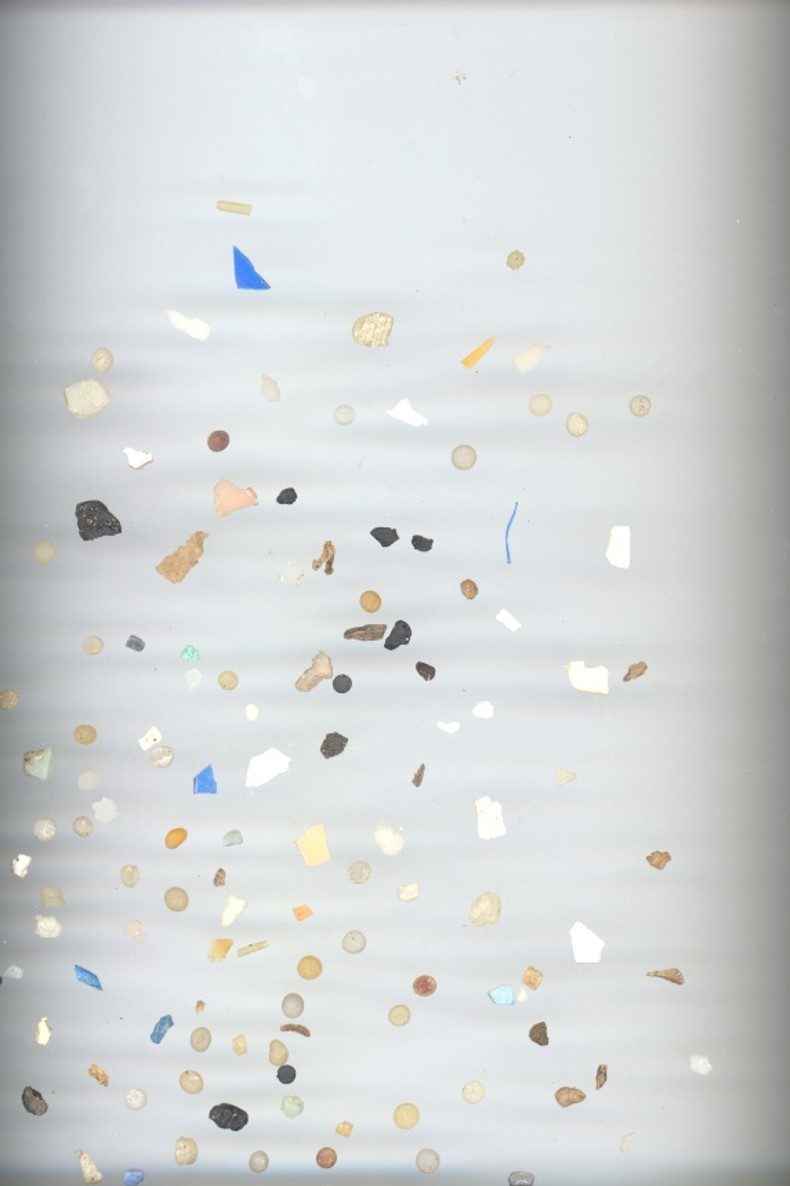
#> input picture OneDrive/Documentos/VC/VC/P3/MPs_test.jpg, 790 x 1186 px, given in place of the camera
$ jupyter execute VC_P1.ipynb   (text cells are left out)
#> lines starting #> are read from the running program, lines starting #| are printed output that depends on the picture; after the words box and inside, x2 and y2 are one past the last pixel; in counts of white or black regions, pixels touching at a corner belong together
[cell 1]
import cv2
import numpy as np
import matplotlib.pyplot as plt

[cell 2]
tablero = np.zeros((800,800,1), dtype=np.uint8,)
for j in range(8):
    if j % 2 != 0:
        c = 1
    else:
        c = 0
    for i in range(4):
        tablero[j*100 + 0:j*100 +100, c*100+0+200*i:c*100+100+200*i] = 255
plt.imshow(tablero, cmap='gray')
plt.show()
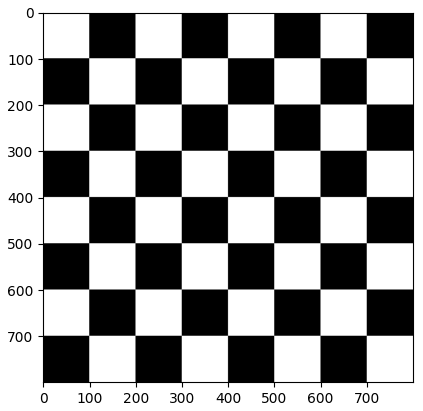
#> figure drawn by matplotlib, 1 panel

[cell 3]
mondrian = np.zeros((800, 800, 3), dtype=np.uint8)
# Aquí con colores elegidos a mano
mondrian = cv2.rectangle(mondrian, (0,0), (200,100), (0,0,255), -1)
mondrian = cv2.rectangle(mondrian, (210,0), (410,200), (0,255,0), -1)
mondrian = cv2.rectangle(mondrian, (420,0), (710,200), (255,0,0), -1)
mondrian = cv2.rectangle(mondrian, (720,0), (800,410), (0,0,255), -1)
mondrian = cv2.rectangle(mondrian, (0,110), (200,500), (255,0,0), -1)
mondrian = cv2.rectangle(mondrian, (210,210), (410,410), (255,255,0), -1)
mondrian = cv2.rectangle(mondrian, (210,420), (510,620), (0,255,0), -1)
mondrian = cv2.rectangle(mondrian, (0,510), (200,800), (0,0,255), -1)
mondrian = cv2.rectangle(mondrian, (210,630), (410,800), (255,0,0), -1)
mondrian = cv2.rectangle(mondrian, (420,630), (800,800), (255,255,0), -1)
mondrian = cv2.rectangle(mondrian, (420,210), (610,310), (255,165,0), -1)
mondrian = cv2.rectangle(mondrian, (420,320), (710,410), (135,206,235), -1)
mondrian = cv2.rectangle(mondrian, (620,210), (710,310), (0,255,0), -1)
mondrian = cv2.rectangle(mondrian, (520,420), (800,620), (255,165,0), -1)

def rand_color():
    return tuple(np.random.randint(0,255, size=3).tolist())

plt.imshow(mondrian)
plt.show()
# Aquí con colores aleatorios
mondrian = cv2.rectangle(mondrian, (0,0), (200,100), rand_color(), -1)
mondrian = cv2.rectangle(mondrian, (210,0), (410,200), rand_color(), -1)
mondrian = cv2.rectangle(mondrian, (420,0), (710,200), rand_color(), -1)
mondrian = cv2.rectangle(mondrian, (720,0), (800,410), rand_color(), -1)
mondrian = cv2.rectangle(mondrian, (0,110), (200,500), rand_color(), -1)
mondrian = cv2.rectangle(mondrian, (210,210), (410,410), rand_color(), -1)
mondrian = cv2.rectangle(mondrian, (210,420), (510,620), rand_color(), -1)
mondrian = cv2.rectangle(mondrian, (0,510), (200,800), rand_color(), -1)
mondrian = cv2.rectangle(mondrian, (210,630), (410,800), rand_color(), -1)
mondrian = cv2.rectangle(mondrian, (420,630), (800,800), rand_color(), -1)
mondrian = cv2.rectangle(mondrian, (420,210), (610,310), rand_color(), -1)
mondrian = cv2.rectangle(mondrian, (420,320), (710,410), rand_color(), -1)
mondrian = cv2.rectangle(mondrian, (620,210), (710,310), rand_color(), -1)
mondrian = cv2.rectangle(mondrian, (520,420), (800,620), rand_color(), -1)

plt.imshow(mondrian)
plt.show()
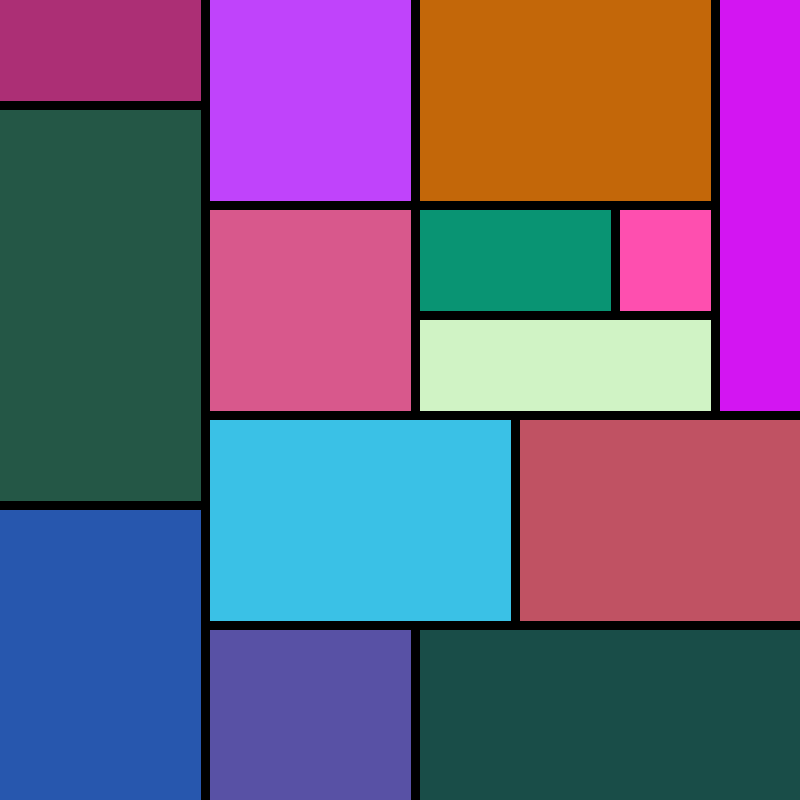
#> shown: shape (800, 800, 3); mean R, G, B 110, 93.6, 126.7

[cell 4]
vid = cv2.VideoCapture(0)

while(True):
    # fotograma a fotograma
    ret, frame = vid.read()
#> frame is the input picture: shape (1186, 790, 3); mean B, G, R 213.9, 213.8, 210.9

    if ret:
        #Separamos canales
        b = frame[:,:,0]
        g = frame[:,:,1]
        r = frame[:,:,2]

        #modificacion comienzo del canal rojo
         # Guardamos copia del rojo original
        r_original = r.copy()

        r = 255 -r   # saturación automática en 255

        for i in range(0, r.shape[0], 40):
            r[i:i+10, :] = r_original[i:i+10, :]
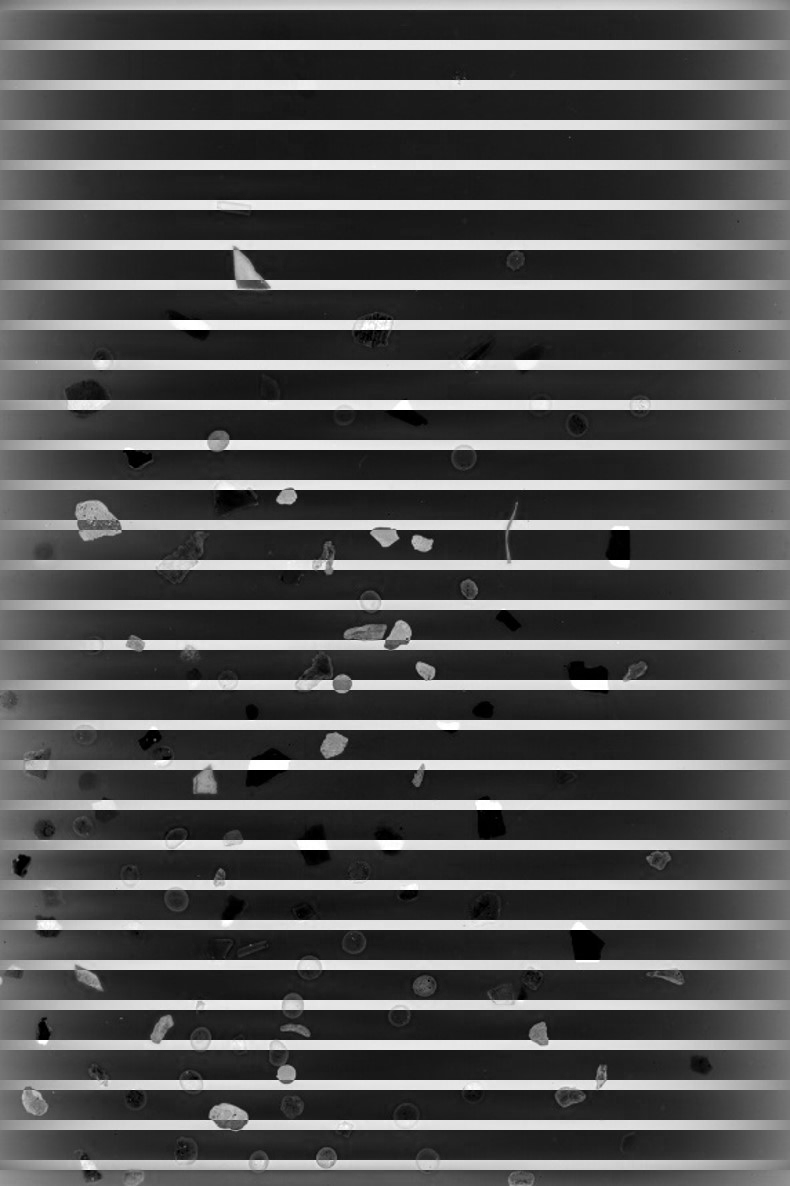
#> r: shape (1186, 790); min 0, max 255, mean 86.2

        cv2.imshow('RGB', cv2.merge((b, g, r)))

    # Detenemos pulsado ESC
    if cv2.waitKey(20) == 27:
#> (key Esc is pressed here)
        break
while(True):
    # fotograma a fotograma
    ret, frame = vid.read()

    if ret:
        #Separamos canales
        b = frame[:,:,0]
        g = frame[:,:,1]
        r = frame[:,:,2]

        #modificacion comienzo del canal rojo
         # Guardamos copia del rojo original
        r_original = r.copy()

        r = 255 -r   # saturación automática en 255

        for i in range(0, r.shape[0], 40):
            r[i:i+10, :] = r_original[i:i+10, :]

        h, w, c = frame.shape
#> h = 1186; w = 790; c = 3
        collage = np.hstack((r, g, b))

        cv2.imshow('RGB', cv2.resize(collage, (int(w*1.5),int(h/2)),cv2.INTER_NEAREST))
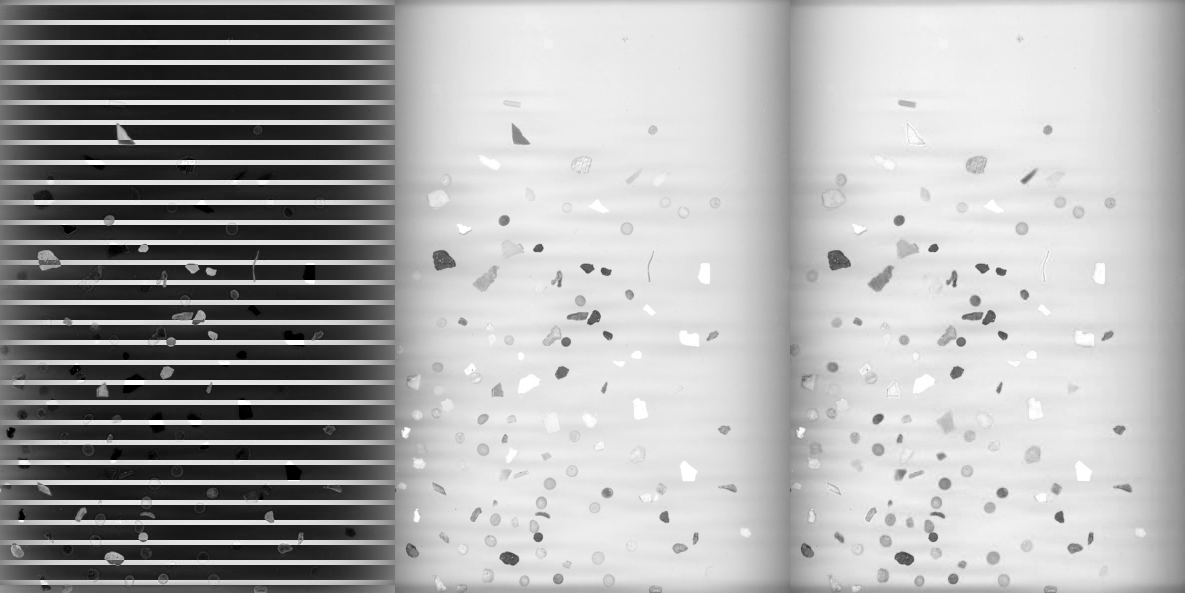
#> window 'RGB': shape (593, 1185); min 0, max 255, mean 171.4

    # Detenemos pulsado ESC
    if cv2.waitKey(20) == 27:
#> (key Esc is pressed here)
        break

# Libera el objeto de captura
vid.release()
# Destruye ventanas
cv2.destroyAllWindows()

[cell 5]
vid = cv2.VideoCapture(0)
lanzado = 0 #bandera para primer fotograma
px = -1
while(True):
    # fotograma a fotograma
    ret, frame = vid.read()

    if ret:
        # Muestra fotograma
        cv2.imshow('Cam', frame)
        gray = cv2.cvtColor(frame, cv2.COLOR_BGR2GRAY)

        # Encontramos el píxel más oscuro y más claro
        minVal, maxVal, minLoc, maxLoc = cv2.minMaxLoc(gray)
#> minVal = 60; maxVal = 255; minLoc = (232, 1107); maxLoc = (193, 324)

        # Dibujamos círculos
        cv2.circle(frame, minLoc, 10, (255, 0, 0), 2)   # azul = más oscuro
#> frame: shape (1186, 790, 3); 0.02% of pixels changed, all inside (x1, y1, x2, y2) = (221, 1096, 244, 1119)
        cv2.circle(frame, maxLoc, 10, (0, 255, 255), 2) # amarillo = más claro
#> frame: shape (1186, 790, 3); mean B, G, R 213.9, 213.8, 210.9
        cv2.imshow('Cam', frame)

    # Detenemos pulsado ESC
    if cv2.waitKey(20) == 27:
#> (key Esc is pressed here)
        break

# Libera el objeto de captura
vid.release()
# Destruye ventanas
cv2.destroyAllWindows()

[cell 6]
import cv2
import numpy as np

vid = cv2.VideoCapture(0)
if not vid.isOpened():
    raise RuntimeError("No se puede abrir la cámara.")

# Resoluciones base
w = int(vid.get(cv2.CAP_PROP_FRAME_WIDTH)) // 4
h = int(vid.get(cv2.CAP_PROP_FRAME_HEIGHT)) // 4

cols, rows = 4, 4
canvas_w, canvas_h = w * cols, h * rows
collage = np.zeros((canvas_h, canvas_w, 3), dtype=np.uint8)

# Definimos 16 combinaciones de (hue_shift, saturation_factor)
effects = []
for i in range(rows):
    for j in range(cols):
        hue_shift = (i * 60 + j * 20) % 180     # variamos el tono
        sat_factor = 0.5 + (i * cols + j) * 0.15  # variamos la saturación
        effects.append((hue_shift, sat_factor))

while True:
    ret, frame = vid.read()
    if not ret:
        break

    frame_small = cv2.resize(frame, (w, h), interpolation=cv2.INTER_AREA)

    idx = 0
    for i in range(rows):
        for j in range(cols):
            hue_shift, sat_factor = effects[idx]
            idx += 1

            # Convertimos a HSV
            hsv = cv2.cvtColor(frame_small, cv2.COLOR_BGR2HSV).astype(np.float32)

            # Cambiamos el tono (Hue)
            hsv[:,:,0] = (hsv[:,:,0] + hue_shift) % 180

            # Ajustamos la saturación
            hsv[:,:,1] = np.clip(hsv[:,:,1] * sat_factor, 0, 255)

            # Convertimos de nuevo a BGR
            tile = cv2.cvtColor(hsv.astype(np.uint8), cv2.COLOR_HSV2BGR)

            # Colocamos en el collage
            collage[i*h:(i+1)*h, j*w:(j+1)*w] = tile
#> collage: shape (1184, 788, 3)
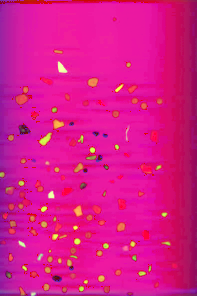
#> hsv: shape (296, 197, 3) float32; mean B, G, R 139.9, 23.8, 216.3
#> after the loop, idx = 16

    # Dibujar borde general
    cv2.rectangle(collage, (0,0), (canvas_w-1, canvas_h-1), (0,0,0), 6)
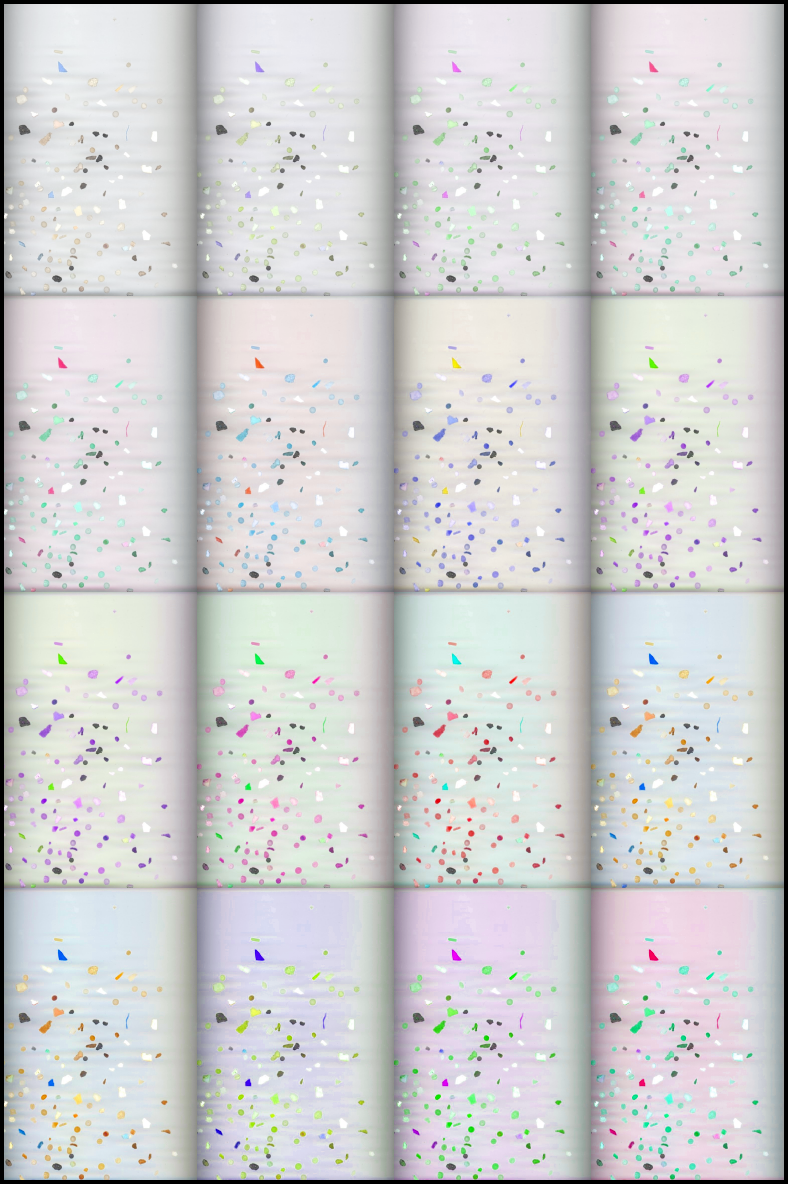
#> collage: shape (1184, 788, 3); mean B, G, R 208.1, 207.3, 207.1

    cv2.imshow("Cam", collage)
    if cv2.waitKey(20) == 27:  # ESC
#> (key Esc is pressed here)
        break

vid.release()
cv2.destroyAllWindows()
